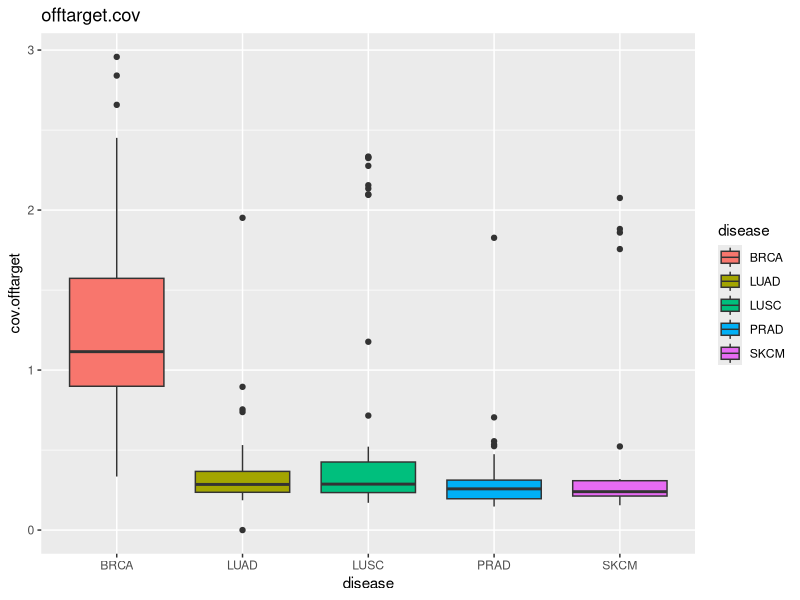
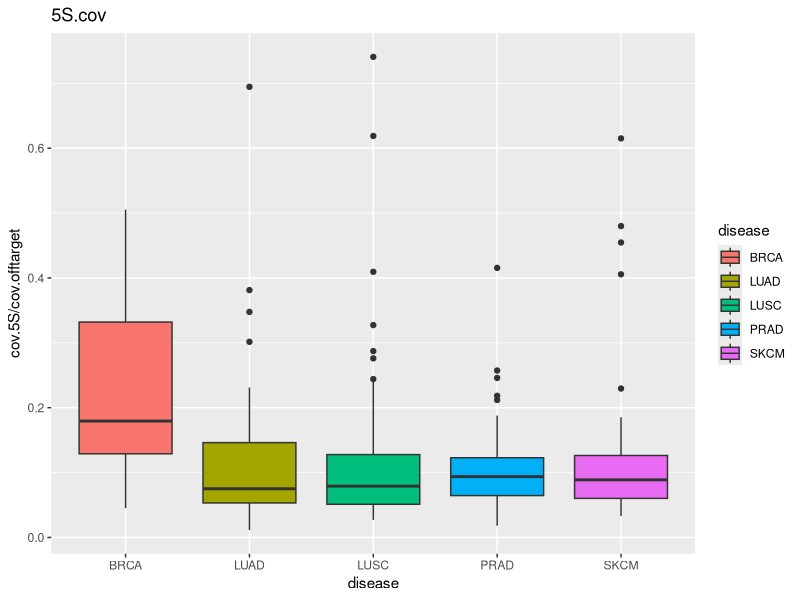
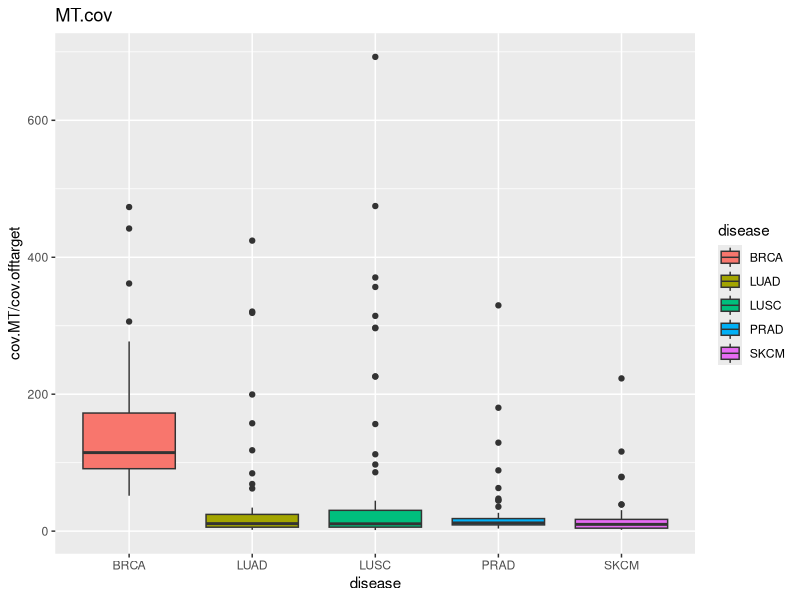
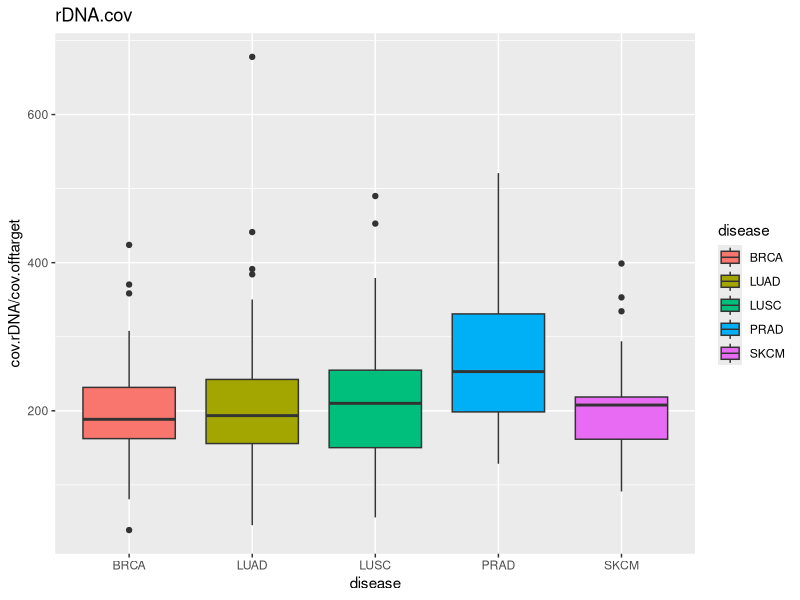
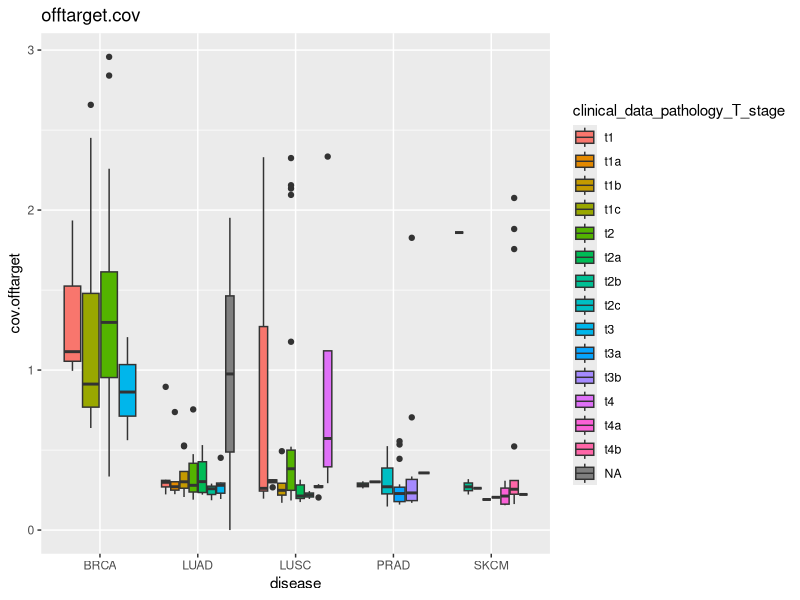
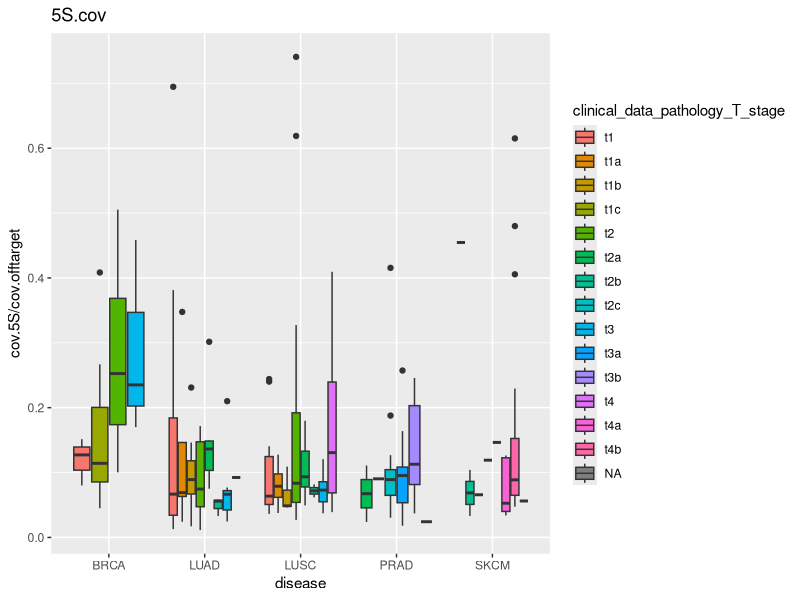
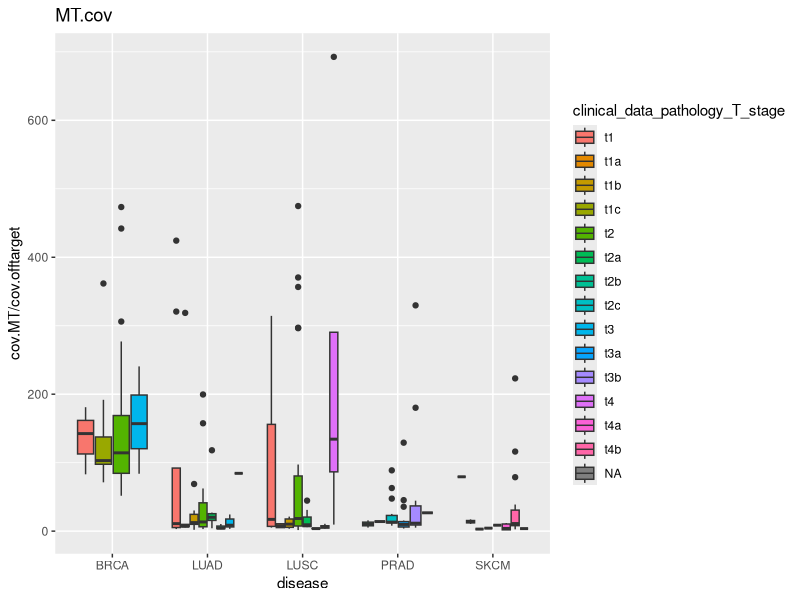
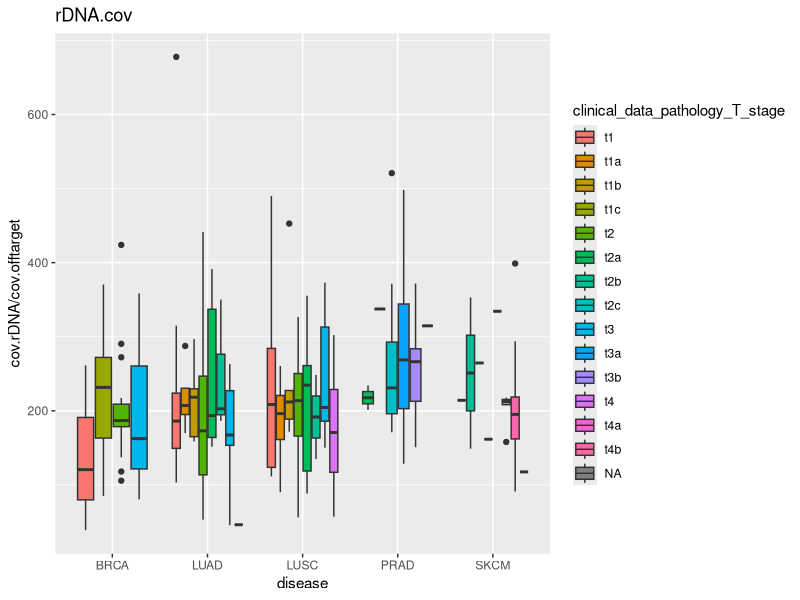

Write the R code that produced these figures, in order.
#metadata - change the header. replace by ID

data.MT=read.csv('../summary.MT.cov.csv')
data.offtarget=read.csv('../summary.offtarget.cov.csv')
data.rDNA=read.csv('../summary.rDNA.csv')
metadata=read.csv('../../outcomes/PILOT.WXS.clean.metadata.csv')



data=merge(data.MT,data.offtarget,by='ID')
data=merge(data.rDNA,data,by='ID')


data=merge(metadata,data,by='ID')


head(data)




write.csv(data, file = "../PILOT.WXS.clean.metadata.results.csv")



#------- plots

#"cov.5S","cov.MT","cov.offtarget"

library(ggplot2)


pdf('../offtarget.cov.pdf')
ggplot(data, aes(x=disease, y= cov.offtarget, fill=disease))+ geom_boxplot()+ggtitle("offtarget.cov")
dev.off()


pdf('../5S.cov.pdf')
ggplot(data, aes(x=disease, y= cov.5S/cov.offtarget, fill=disease))+ geom_boxplot()+ggtitle("5S.cov")
dev.off()


pdf('../MT.cov.pdf')
ggplot(data, aes(x=disease, y= cov.MT/cov.offtarget, fill=disease))+ geom_boxplot()+ggtitle("MT.cov")
dev.off()

pdf('../rDNA.cov.pdf')
ggplot(data, aes(x=disease, y= cov.rDNA/cov.offtarget, fill=disease))+ geom_boxplot()+ggtitle("rDNA.cov")
dev.off()


#-------------------------------------------------------------------------------
#plots

#"cov.5S","cov.MT","cov.offtarget"

library(ggplot2)


pdf('../offtarget.cov.clinical_data_pathology_T_stage.pdf')
ggplot(data, aes(x=disease, y= cov.offtarget, fill=clinical_data_pathology_T_stage))+ geom_boxplot()+ggtitle("offtarget.cov")
dev.off()


pdf('../5S.cov.clinical_data_pathology_T_stage.pdf')
ggplot(data, aes(x=disease, y= cov.5S/cov.offtarget, fill=clinical_data_pathology_T_stage))+ geom_boxplot()+ggtitle("5S.cov")
dev.off()


pdf('../MT.cov.clinical_data_pathology_T_stage.pdf')
ggplot(data, aes(x=disease, y= cov.MT/cov.offtarget, fill=clinical_data_pathology_T_stage))+ geom_boxplot()+ggtitle("MT.cov")
dev.off()

pdf('../rDNA.cov.clinical_data_pathology_T_stage.pdf')
ggplot(data, aes(x=disease, y= cov.rDNA/cov.offtarget, fill=clinical_data_pathology_T_stage))+ geom_boxplot()+ggtitle("rDNA.cov")
dev.off()

